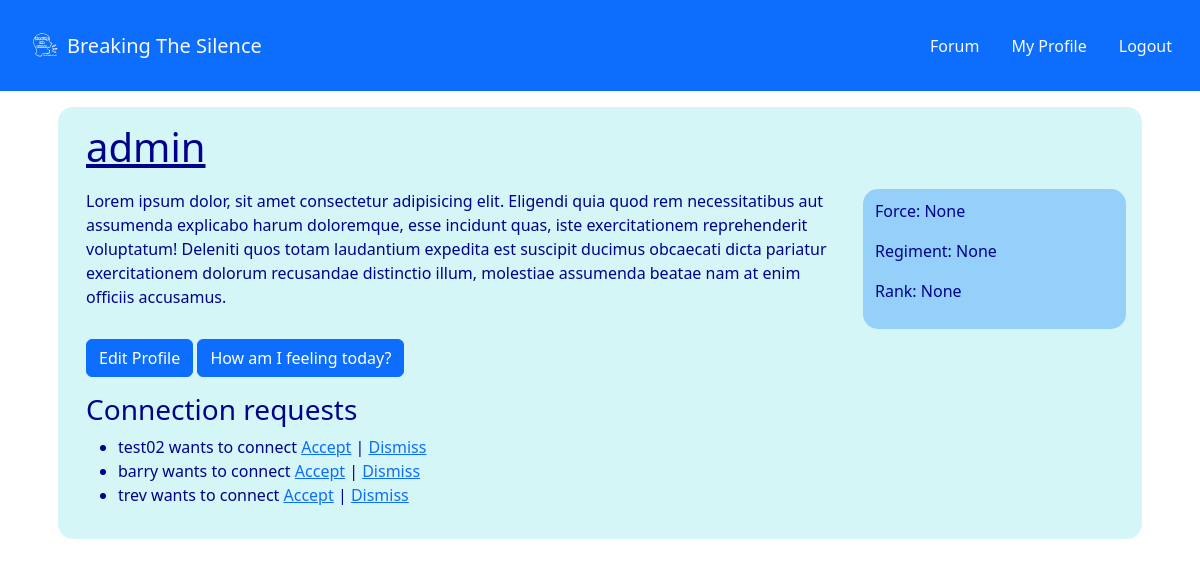
The page /profiles/admin/ (signed in) on the database its author committed.
### profiles/models.py (models this page shows, shortened)
class UserProfile(models.Model):
    FORCES_CHOICES = (
        ('army', 'Army'),
        ('navy', 'Navy'),
        ('air_force', 'Air Force'),
        ('marines', 'Marines'),
    )
    user = models.OneToOneField(User, on_delete=models.CASCADE)
    story = models.TextField(blank=True, null=True)
    is_anonymous = models.BooleanField(default=False)
    force = models.CharField(max_length=50, choices=FORCES_CHOICES, null=True, blank=True)
    regiment = models.CharField(max_length=100, null=True, blank=True)
    rank = models.CharField(max_length=50, null=True, blank=True)

### connections/models.py (models this page shows, shortened)
class ConnectionRequest(models.Model):
    sender = models.ForeignKey(User, on_delete=models.CASCADE, related_name='sent_requests')
    receiver = models.ForeignKey(User, on_delete=models.CASCADE, related_name='received_requests')
    created_at = models.DateTimeField(auto_now_add=True)
    accepted = models.BooleanField(default=False)
    dismissed = models.BooleanField(default=False)
    class Meta:
        constraints = [
            models.UniqueConstraint(fields=['sender', 'receiver'], name='unique_match')
        ]

### profiles/views.py (the view)
# urls.py: path('<str:username>/', views.user_profile, name='user_profile'),
@login_required
def user_profile(request, username):
    user_profile = get_object_or_404(UserProfile, user__username=username)
    display_username = "Anonymous" if user_profile.is_anonymous else user_profile.user.username
    context = {'user_profile': user_profile, 'display_username': display_username}
    return render(request, 'profiles/user_profile.html', context)

### home/contexts.py (called while the page is built)
def connect_context(request):
    if request.user.is_authenticated:
        connection_requests = ConnectionRequest.objects.filter(
            receiver=request.user,
            accepted=False,
            dismissed=False
            )
    else:
        connection_requests = []
    context = {
        'connection_requests': connection_requests,
    }
    return context

### profiles/templates/profiles/user_profile.html
{% extends "base.html" %}
{% block content %}
<section class="user_profile_section m-3 p-3">
  <div class="container">
  <div class="row">
    <div class="col-12">
      <h1 class="user_profile_title">{{ display_username }}</h1>
    </div>
    <div class="col-12 col-lg-9">
      <p class="user_profile_story">{{ user_profile.story }}</p>
    </div>
    <div class="col-12 col-lg-3 user_profile_key_info">
      <p class="user_profile_key_info_text">Force: {{ user_profile.force }}</p>
      <p class="user_profile_key_info_text">Regiment: {{ user_profile.regiment }}</p>
      <p class="user_profile_key_info_text">Rank: {{ user_profile.rank }}</p>
    </div>
  </div>
        {% if request.user == user_profile.user %}
        <a href="{% url 'edit_user_profile' %}" class="btn btn-primary">Edit Profile</a>
        <a href="{% url 'user_check_in' %}" class="btn btn-primary">How am I feeling today?</a>
        {% endif %}
        <p>{% include 'profiles/includes/requests.html' %}</p>
      </div>
</section>
{% endblock %}

### profiles/templates/profiles/includes/requests.html
<h3>Connection requests</h3>
{% if connection_requests %}
<ul>
    {% for connection in connection_requests %}
        <li>
            {{ connection.sender }} wants to connect
            <a href="{% url 'handle_connection' connection.pk 'accept' %}">Accept</a> |
             <a href="{% url 'handle_connection' connection.pk 'dismiss' %}">Dismiss</a></li>
    {% endfor %}
</ul>
{% else %}
    <p>No pending requests</p>
{% endif %}

### static/css/base.css (style rules this page uses)
a, nav>homemenu { color: #fff4f3; }
:root { --primary: #00028b; --secondary: rgb(213, 246, 247); --tertiary: rgba(0, 123, 255, 0.307); --padding: 1rem; }
.edit_user_profile_title, .user_profile_title, .checkin_form_title, .tracker_form_title { color: var(--primary); text-decoration: underline; overflow-x: hidden; }
.user_profile_section, .edit_user_profile_section, .checkin_form_section { margin: 2%; color: var(--primary); background-color:var(--secondary); border-color: var(--primary); border-width: 5px; border-radius: 15px; }
.user_profile_title, .edit_user_profile_title { color: var(--primary); text-decoration: underline; padding-bottom: 10px; }
.user_profile_story { color: var(--primary); padding-bottom: 10px; }
.user_profile_key_info { background-color: var(--tertiary); padding: 10px; border-color: #000000; border-width: 10px; border-radius: 15px; margin-bottom: 10px; }
.user_profile_key_info_text { color: var(--primary); }

### rows shown on the page
UserProfile: story "Lorem ipsum dolor, sit amet consectetur adipisicing elit. Eligendi quia quod rem necessitatibus aut assumenda explicabo harum doloremque, esse incidunt quas, iste exercitationem reprehenderit voluptatum! Deleniti quos totam laudantium expedita est suscipit ducimus obcaecati dicta pariatur exercitationem dolorum recusandae distinctio illum, molestiae assumenda beatae nam at enim officiis accusamus.", force "None", regiment "None", rank "None"
ConnectionRequest: sender "test02"
ConnectionRequest: sender "barry"
ConnectionRequest: sender "trev"

### other values the page prints
{{ display_username }} "admin"
